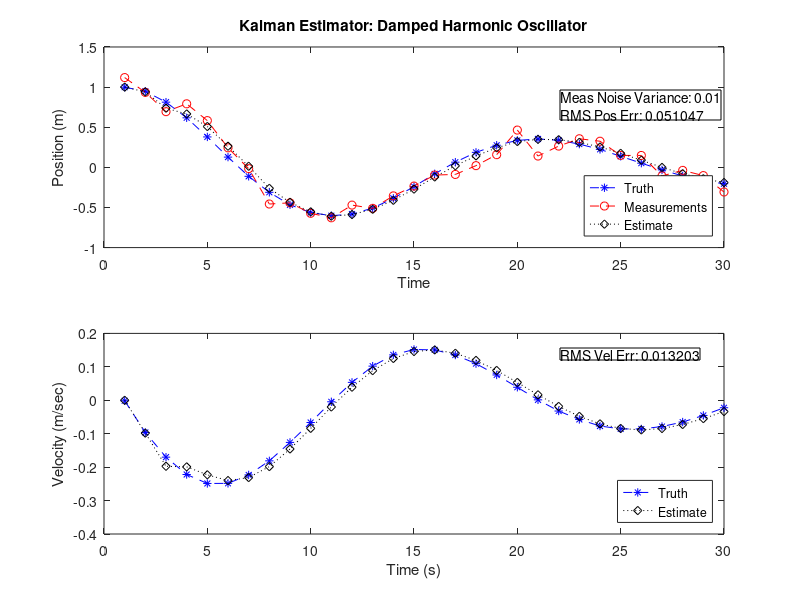

Recreate this plot in MATLAB. (Note: this script raises an error after producing the figure.)
% damposc.m  Damped harmonic oscillator
% See Harmonic Oscillator examtple in Day 1, Segment 2
% 
clear
num_samples = 30;

delta_t = 1;
m = 1;    % kg
c = 0.1;  % netwon/meter  Spring constant
b = 0.1; % newton sec / meter  dampling coefficient

Phi = expm([0 1; -b/m -c/m]*delta_t);

Q = [0.00001 0; 0 0.000001];
%Q = zeros(2);
P0 = [0.01 0; 0 0.01];
R=0.1^2;
H=[1 0];
w1 = sqrt(Q(1,1))*randn(1,num_samples);
w2 = sqrt(Q(2,2))*randn(1,num_samples);

w = [w1;w2];
x_true = zeros(2,num_samples);
x_true(:,1) = [1;0] + w(:,1);

for k=2:num_samples
    x_true(:,k) = Phi*x_true(:,k-1) + w(:,k-1);
end


x_hat = zeros(2,num_samples);
prior_est = zeros(2,num_samples);
x_hat(:,1)= [1;0];

P = zeros(2,2,num_samples);
prior_P = zeros(2,2,num_samples);

pre = zeros(1,num_samples);
post = zeros(1,num_samples);
z = zeros(1,num_samples);

P(:,:,1)=P0;
post(1) = P(1,1,1);
pre(1) = P(1,1,1);
z(1) = x_true(1,1)+sqrt(R)*randn();

for k=2:num_samples
    prior_est(:,k) = Phi*x_hat(:,k-1); % No dynamics and noise noise because this is an estimate!
    prior_P(:,:,k) = Phi*P(:,:,k-1)*Phi' + Q;
    pre(k) = prior_P(1,1,k);
    K = prior_P(:,:,k)*H'*inv(H*prior_P(:,:,k)*H' + R);
    z(k) = x_true(1,k)+sqrt(R)*randn();
    x_hat(:,k) = prior_est(:,k) + K*(z(k)-H*prior_est(:,k));

    P(:,:,k) = (eye(2)-K*H)*prior_P(:,:,k)*(eye(2)-K*H)' + K*R*K';
    post(k) = P(1,1,k);
end

% RMS Errors:

rms_pos = sqrt(mean((x_true(1,:)-x_hat(1,:)).^2));
rms_vel = sqrt(mean((x_true(2,:)-x_hat(2,:)).^2));

figure(1)
subplot(2,1,1), plot(1:num_samples,x_true(1,:),'b--*',1:num_samples,z,'r--o',1:num_samples,x_hat(1,:),'d:k');
legend('Truth','Measurements','Estimate','Location','southeast');
xlabel('Time')
ylabel('Position (m)')
title('Kalman Estimator: Damped Harmonic Oscillator')
str = {['Meas Noise Variance: ',num2str(R)],['RMS Pos Err: ',num2str(rms_pos)]};
annotation('textbox', [0.7,0.8,0.15,0.05],...
           'String', str);
subplot(2,1,2), plot(1:num_samples,x_true(2,:),'b--*',1:num_samples,x_hat(2,:),'d:k');       
legend('Truth','Estimate','Location','southeast');
xlabel('Time (s)')
ylabel('Velocity (m/sec)')
str = {['RMS Vel Err: ',num2str(rms_vel)]};
annotation('textbox', [0.7,0.4,0.15,0.03],...
           'String', str);

display('Error: ')
display(x_hat(:,num_samples)-x_true(:,num_samples))

% To get a sawtooth plot, you can use the attached function I wrote called collate.m.
% If you have two vectors of variances, v1, v2, and one is supposed to be before measurement update and one after, you create
% a new vector twice in length by v=collate(v1,v2).   Then, if t is a the time vector for the period in question, you collate it with itself by
%new_time = collate(t,t).   Then you can plot v against new_time:   plot(new_time, v).

collated = collate(pre,post);
t=1:num_samples;
new_time = collate(t,t);
figure(2)
plot(new_time,collated);
title('Variance in Position (with Process Noise)')
xlabel('Time')
ylabel('Variance (m^2)');




